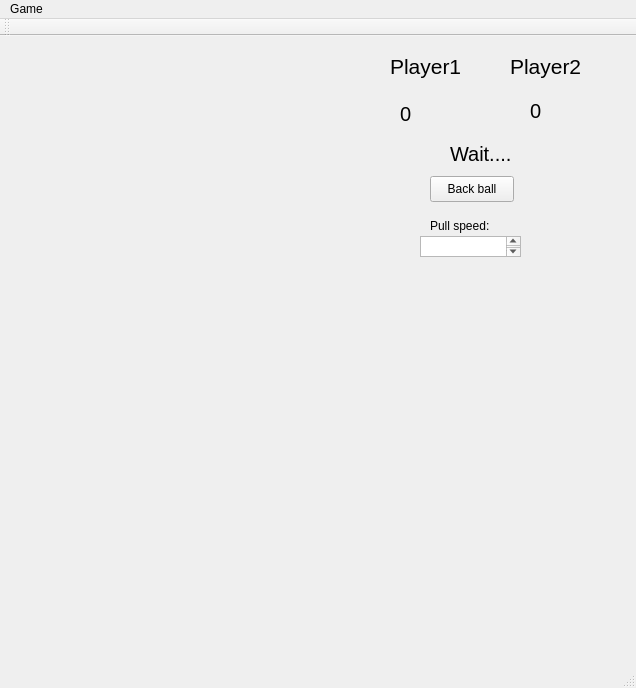
<?xml version="1.0" encoding="UTF-8"?>
<ui version="4.0">
 <class>MainWindow</class>
 <widget class="QMainWindow" name="MainWindow">
  <property name="geometry">
   <rect>
    <x>0</x>
    <y>0</y>
    <width>636</width>
    <height>688</height>
   </rect>
  </property>
  <property name="windowTitle">
   <string>MainWindow</string>
  </property>
  <widget class="QWidget" name="centralWidget">
   <widget class="QLabel" name="label">
    <property name="geometry">
     <rect>
      <x>430</x>
      <y>180</y>
      <width>81</width>
      <height>20</height>
     </rect>
    </property>
    <property name="text">
     <string>Pull speed:</string>
    </property>
   </widget>
   <widget class="QTextEdit" name="textEdit">
    <property name="geometry">
     <rect>
      <x>420</x>
      <y>200</y>
      <width>101</width>
      <height>21</height>
     </rect>
    </property>
   </widget>
   <widget class="QLabel" name="label_2">
    <property name="geometry">
     <rect>
      <x>390</x>
      <y>10</y>
      <width>91</width>
      <height>41</height>
     </rect>
    </property>
    <property name="font">
     <font>
      <pointsize>16</pointsize>
     </font>
    </property>
    <property name="text">
     <string>Player1</string>
    </property>
   </widget>
   <widget class="QLabel" name="label_3">
    <property name="geometry">
     <rect>
      <x>510</x>
      <y>10</y>
      <width>91</width>
      <height>41</height>
     </rect>
    </property>
    <property name="font">
     <font>
      <pointsize>16</pointsize>
     </font>
    </property>
    <property name="text">
     <string>Player2</string>
    </property>
   </widget>
   <widget class="QLabel" name="label_4">
    <property name="geometry">
     <rect>
      <x>400</x>
      <y>70</y>
      <width>59</width>
      <height>15</height>
     </rect>
    </property>
    <property name="font">
     <font>
      <pointsize>15</pointsize>
     </font>
    </property>
    <property name="text">
     <string>0</string>
    </property>
   </widget>
   <widget class="QLabel" name="label_5">
    <property name="geometry">
     <rect>
      <x>530</x>
      <y>65</y>
      <width>59</width>
      <height>20</height>
     </rect>
    </property>
    <property name="font">
     <font>
      <pointsize>15</pointsize>
     </font>
    </property>
    <property name="text">
     <string>0</string>
    </property>
   </widget>
   <widget class="QLabel" name="label_6">
    <property name="enabled">
     <bool>true</bool>
    </property>
    <property name="geometry">
     <rect>
      <x>450</x>
      <y>110</y>
      <width>121</width>
      <height>16</height>
     </rect>
    </property>
    <property name="font">
     <font>
      <pointsize>15</pointsize>
     </font>
    </property>
    <property name="text">
     <string>Wait....</string>
    </property>
   </widget>
   <widget class="QPushButton" name="pushButton">
    <property name="geometry">
     <rect>
      <x>430</x>
      <y>140</y>
      <width>84</width>
      <height>26</height>
     </rect>
    </property>
    <property name="text">
     <string>Back ball</string>
    </property>
   </widget>
  </widget>
  <widget class="QMenuBar" name="menuBar">
   <property name="geometry">
    <rect>
     <x>0</x>
     <y>0</y>
     <width>636</width>
     <height>23</height>
    </rect>
   </property>
   <widget class="QMenu" name="menuGame">
    <property name="title">
     <string>Game</string>
    </property>
    <addaction name="actionStart"/>
    <addaction name="actionStop"/>
   </widget>
   <addaction name="menuGame"/>
  </widget>
  <widget class="QToolBar" name="mainToolBar">
   <attribute name="toolBarArea">
    <enum>TopToolBarArea</enum>
   </attribute>
   <attribute name="toolBarBreak">
    <bool>false</bool>
   </attribute>
  </widget>
  <widget class="QStatusBar" name="statusBar"/>
  <action name="actionStart">
   <property name="text">
    <string>Start</string>
   </property>
  </action>
  <action name="actionStop">
   <property name="text">
    <string>Stop</string>
   </property>
  </action>
 </widget>
 <layoutdefault spacing="6" margin="11"/>
 <resources/>
 <connections/>
</ui>
